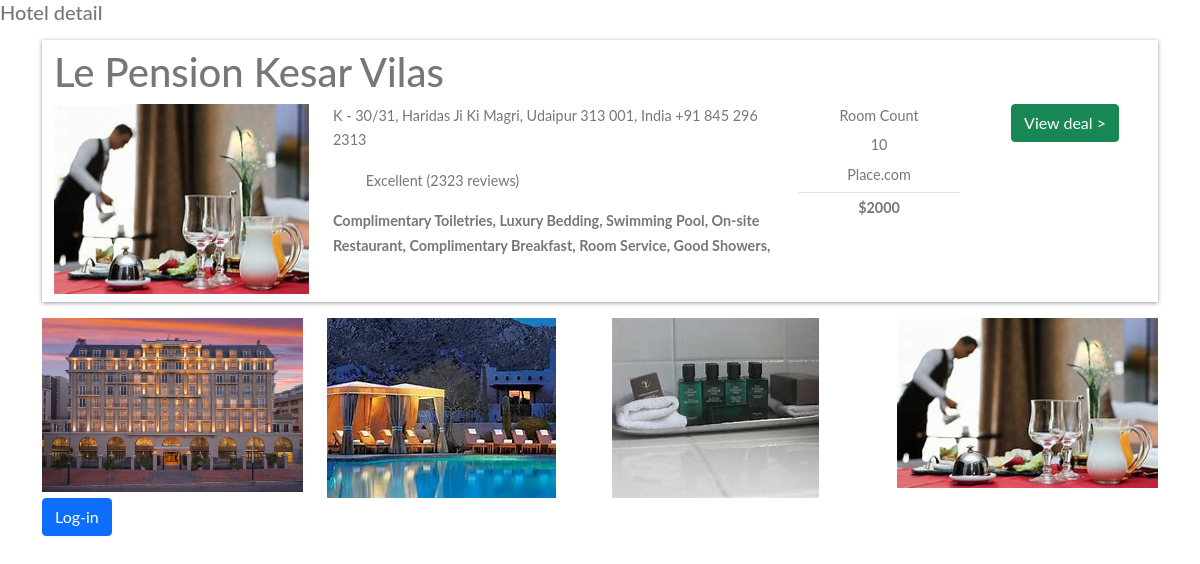
The page /hotel-detail/1d7b09f7-8cff-48ed-b76b-8f7038fe61b2/ on the database its author committed.
### Home/models.py (models this page shows, shortened)
class BaseModel(models.Model):
    uid = models.UUIDField(default = uuid.uuid4, editable = False, primary_key = True)
    create_at = models.DateTimeField(auto_now_add = True)
    updated_at = models.DateTimeField(auto_now_add = True)
    class Meta:
        abstract = True

class Hotel(BaseModel):
    hotel_name = models.CharField(max_length =100)
    hotel_price = models.IntegerField()
    desc = models.TextField()
    amenities = models.ManyToManyField(Amenities)
    room_count = models.IntegerField(default=10)

class HotelImages(BaseModel):
    hotel = models.ForeignKey(Hotel, related_name="images", on_delete=models.CASCADE)
    images = models.ImageField(upload_to = 'hotel_images')

class Amenities(BaseModel):
    amenity_name = models.CharField(max_length =100)

### Home/views.py (the view, shortened to what this page needs)
# urls.py: path('hotel-detail/<uid>/',hotel_detail,name='hotel-detail'),
def hotel_detail(request,uid):
    hotel_obj = Hotel.objects.get(uid = uid)
    return render(request, "hotel-detail.html",{'hotel':hotel_obj})

### template/hotel-detail.html (shortened to what this page needs)
{% extends 'base.html' %}
{% block body %}
<h5>Hotel detail</h5>
<div class="container">
    <div class="row search-card-result">
        <h1>{{hotel.hotel_name}}</h1>
        <div class="col-md-3">
            <a href="/hotel-detail/{{hotel_obj.uid}}/">
                <img class="img-fluid" src="/media/{{hotel.images.first.images}}" alt="Card image cap">
            </a>
        </div>
        <div class="col-md-5">
            <p>{{hotel.desc}}</p>
            <p>
                <span class="badge badge-primary">8.5</span> Excellent (2323 reviews)
            </p>
            <p>
                {% for amenity in hotel.amenities.all %}
                <b>
                    {{amenity.amenity_name}},
                </b>
                {% endfor %}
            </p>
        </div>
        <div class="col-md-2 border-left text-center more-offers">
            <p>Room Count</p>
            <p>
                {{hotel.room_count}}
            </p>
            <p>Place.com</p>
            <p class="border-top additional">${{hotel.hotel_price}}</p>
        </div>
        <div class="col-md-2 border-left text-center more-offers">
            <div class="btn btn-success">View deal ></div>
        </div>
    </div>
    <div class="row">
        {% for image in hotel.images.all %}
        <div class="col-md-3">
            <img class="img-fluid" src="/media/{{image.images}}" alt="Card image cap">
        </div>
        {% endfor %}
    </div>
    {% if request.user.is_authenticated %}
    <div class="container">
        <div class="row mt-2 justify-content-between">
            <div class="filter-card">
                <h5>Filter</h5>
                <form method="post">
                    {% csrf_token %}
                    {% include 'messages.html' %}
                    <div class="row form-group">
                        <div class="col-md-12">
                            <label for="mintopay">Check in</label>
                            <p>
                                <input type="date" name="checkin" id="checkin" class="form-control">
                            </p>
                        </div>
                        <div class="col-md-12">
                            <label for="maxtopay">Check out</label>
                            <p>
                                <input type="date" name="checkout" id="checkout" class="form-control">
                            </p>
                        </div>
                    </div>
                    <div class="row form-group">
                        <div class="col-md-12">
                            <label for="date-start">Price Range</label>: £
                            <span id="price" class="price">1000</span>
                            <input type="range" min="23" max="1000" value="1000" class="slider" id="myRange">
                            </p>
                        </div>
                    </div>
                    <div class="row form-group">
                        <div class="col-md-12">
                            <input type="submit" class="btn btn-primary btn-block" value="Limit">
                        </div>
                    </div>
                </form>
            </div>
        </div>
    </div>
    {% else %}
    <a href="/login/" class="btn btn-primary">Log-in</a>
    {% endif %}
</div>
{% endblock %}

### template/base.html (shortened to what this page needs)
<!doctype html>
<html lang="en">
  <head>
    <link href="https://cdn.jsdelivr.net/npm/bootstrap@5.1.3/dist/css/bootstrap.min.css" rel="stylesheet">
  </head>
  <body>
    {% block body %}{% endblock %}
  </body>
</html>

### template/base.html (style rules this page uses)
body { font-family: "Lato", Arial, sans-serif; font-weight: 400; font-size: 16px; line-height: 1.7; background: #fff; color: #777; }
.search-card-result { box-shadow: 0px 1px 4px rgba(41, 51, 57, 0.5); margin: 1rem 0; padding: 0.5rem 0; background-color: #fff; }
.search-card-result img { height: 190px; }
.search-card-result p { font-size: 0.9rem; }
.search-card-result .more-offers p { margin-bottom: 0.3rem; }
.more-offers .additional { padding-top: 0.2rem; font-weight: 700; }

### rows shown on the page
Hotel: hotel_name "Le Pension Kesar Vilas", images.first.images (picture), desc "K - 30/31, Haridas Ji Ki Magri, Udaipur 313 001, India +91 845 296 2313", room_count "10", hotel_price "2000"
Amenities: amenity_name "Complimentary Toiletries"
Amenities: amenity_name "Luxury Bedding"
Amenities: amenity_name "Swimming Pool"
Amenities: amenity_name "On-site Restaurant"
Amenities: amenity_name "Complimentary Breakfast"
Amenities: amenity_name "Room Service"
Amenities: amenity_name "Good Showers"
HotelImages: images (picture)
HotelImages: images (picture)
HotelImages: images (picture)
HotelImages: images (picture)
